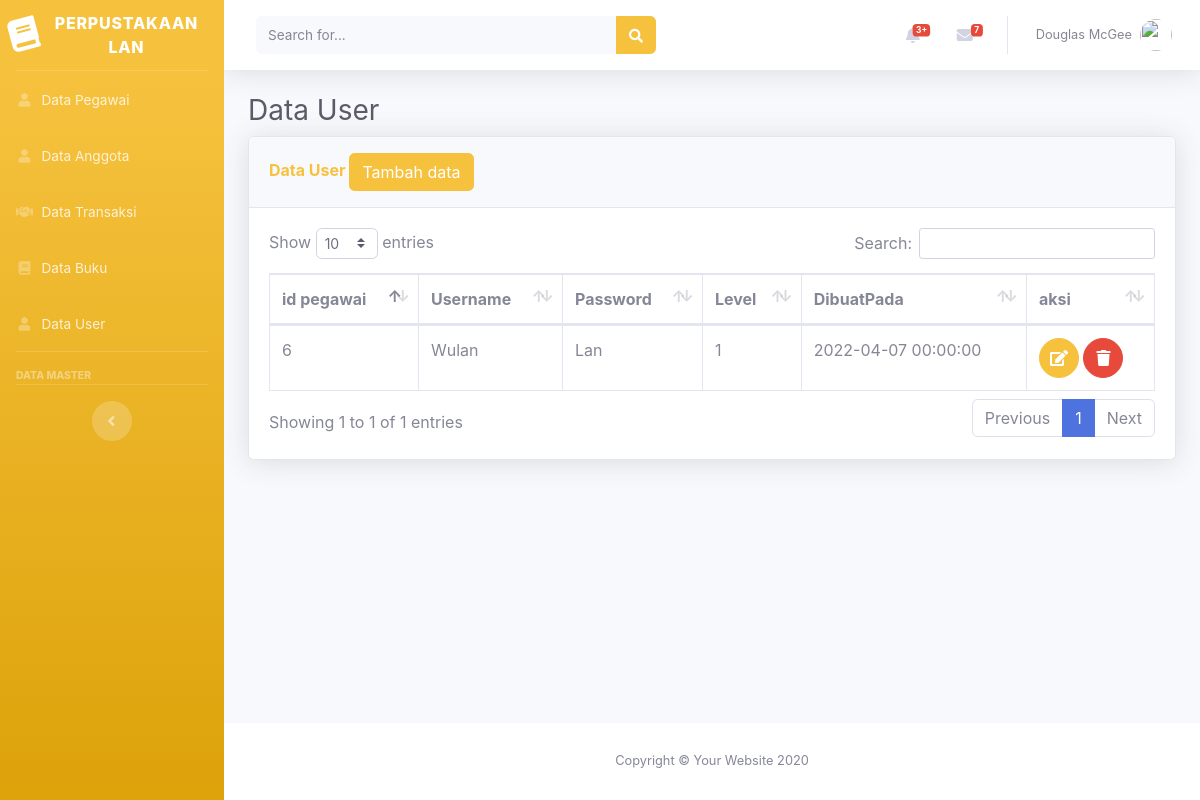
The app's page /perpustakaan_Lan/beranda.php?page=user with its own data.
### tables this page shows
CREATE TABLE `tabel_user` (
  `id_user` int(5) NOT NULL,
  `id_pegawai` int(5) NOT NULL,
  `username` varchar(50) NOT NULL,
  `password` varchar(50) NOT NULL,
  `level` int(1) NOT NULL,
  `dibuatpada` datetime NOT NULL
);

### perpustakaan_Lan/views/user/user.php (the view)
<div class="container-fluid">
    <h1 class="h3 mb-2 text-gray-800">Data User</h1>
    <div class="card shadow mb-4">
        <div class="card-header py-3">
            <h6 class="m-0 font-weight-bold text-warning">Data User
            <a href="beranda.php?page=user&aksi=add">
                <button class= "btn btn-warning">Tambah data</button>
                </a>
            </h6>
        </div>
        <div class="card-body">
            <div class="table-responsive">
                <table class="table table-bordered" id="dataTable" width="100%" cellspacing="0">
                    <thead>
                    <tr>
                            <th>id pegawai</th>
                            <th>Username</th>
                            <th>Password</th>
                            <th>Level</th>
                            <th>DibuatPada</th>
                            <th>aksi</th>
                        </tr>
                    </thead>
                    <tbody>
                    <?php
                            $sql = "select * from tabel_user";
                            $show = $db->query($sql);
                            foreach ($show as $agt):
                       ?>
                        <tr>
                            <td><?php echo $agt["id_pegawai"]?></td>
                            <td><?php echo $agt["username"]?></td>
                            <td><?php echo $agt["password"]?></td>
                            <td><?php echo $agt["level"]?></td>
                            <td><?php echo $agt["dibuatpada"]?></td>
                            <td>
                <a href="beranda.php?page=user&aksi=edit&id=<?php echo $agt['id_user']?>"
                    class="btn btn-warning btn-circle">
                    <i class="fas fa-edit"></i>
                </a>
                <a href="model/user/prosesdeleteuser.php?id=<?php echo $agt['id_user']?>"
                    class="btn btn-danger btn-circle">
                    <i class="fas fa-trash"></i>
                </a>
            </td>
                        <?php endforeach ; ?>
                    </tbody>
                </table>
            </div>
        </div>
    </div>
</div>

### records on screen
tabel_user: id_pegawai "6", username "Wulan", password "Lan", level "1", dibuatpada "2022-04-07 00:00:00"
